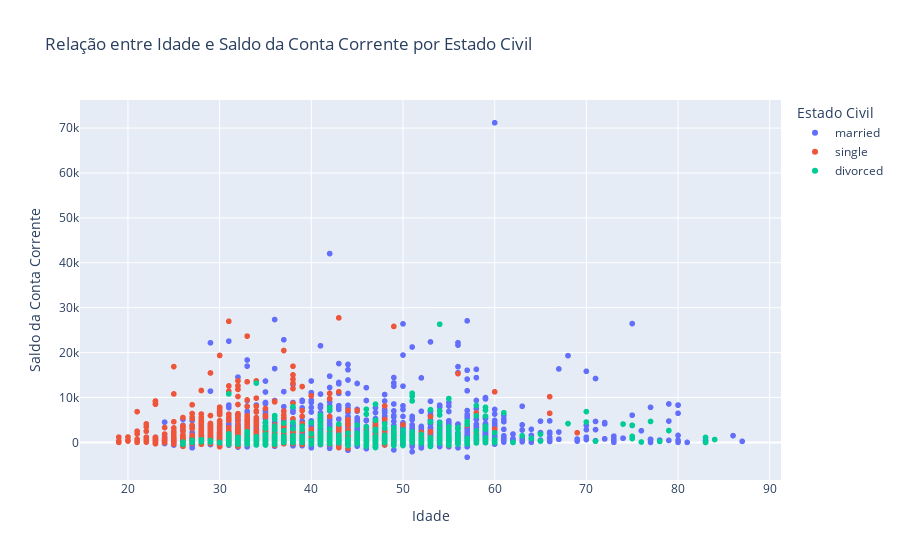

This figure's notebook cell:
### Markdown cell above
#### 2.1.5. Qual a relação entre a idade, o saldo em conta e o estado civil?

### Code cell
# Gráfico de dispersão com Plotly

import plotly.express as px

scatter_plot = px.scatter(df, x='idade', y='saldo_cc', color='estado_civil', title='Relação entre Idade e Saldo da Conta Corrente por Estado Civil',
                          labels={'idade': 'Idade', 'saldo_cc': 'Saldo da Conta Corrente', 'estado_civil': 'Estado Civil'},
                          hover_name='estado_civil')

scatter_plot.show()

### Figure 1 — Plotly figure (JSON) as saved in the notebook; plotly's stock layout.template omitted (floating-point values rounded to 4 significant figures; data arrays with more than 128 entries replaced by an {"elided": "..."} marker saying what was removed)
{"data": [{"hovertemplate": "<b>%{hovertext}</b><br><br>Estado Civil=married<br>Idade=%{x}<br>Saldo da Conta Corrente=%{y}<extra></extra>", "hovertext": {"elided": "2797 str values"}, "legendgroup": "married", "marker": {"color": "#636efa", "symbol": "circle"}, "mode": "markers", "name": "married", "showlegend": true, "type": "scattergl", "x": {"elided": "2797 int values"}, "xaxis": "x", "y": {"elided": "2797 int values"}, "yaxis": "y"}, {"hovertemplate": "<b>%{hovertext}</b><br><br>Estado Civil=single<br>Idade=%{x}<br>Saldo da Conta Corrente=%{y}<extra></extra>", "hovertext": {"elided": "1196 str values"}, "legendgroup": "single", "marker": {"color": "#EF553B", "symbol": "circle"}, "mode": "markers", "name": "single", "showlegend": true, "type": "scattergl", "x": {"elided": "1196 int values"}, "xaxis": "x", "y": {"elided": "1196 int values"}, "yaxis": "y"}, {"hovertemplate": "<b>%{hovertext}</b><br><br>Estado Civil=divorced<br>Idade=%{x}<br>Saldo da Conta Corrente=%{y}<extra></extra>", "hovertext": {"elided": "528 str values"}, "legendgroup": "divorced", "marker": {"color": "#00cc96", "symbol": "circle"}, "mode": "markers", "name": "divorced", "showlegend": true, "type": "scattergl", "x": {"elided": "528 int values"}, "xaxis": "x", "y": {"elided": "528 int values"}, "yaxis": "y"}], "layout": {"legend": {"title": {"text": "Estado Civil"}, "tracegroupgap": 0}, "title": {"text": "Relação entre Idade e Saldo da Conta Corrente por Estado Civil"}, "xaxis": {"anchor": "y", "domain": [0, 1], "title": {"text": "Idade"}}, "yaxis": {"anchor": "x", "domain": [0, 1], "title": {"text": "Saldo da Conta Corrente"}}}}
